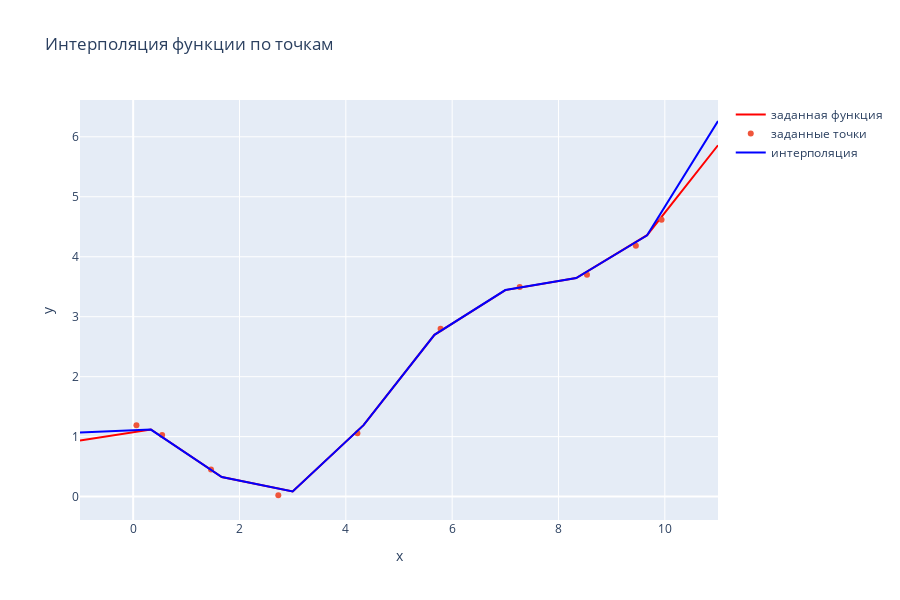

Write notebook code for a chart like this one.
### Code cell
# Create traces
fig = go.Figure()
fig.add_trace(go.Scatter(
                    x=newX,
                    y=newF,
                    mode='lines',
                    name='заданная функция',
                    line=dict(color='red')))
fig.add_trace(go.Scatter(
                    x=X,
                    y=F,
                    mode='markers',
                    name='заданные точки'))
fig.add_trace(go.Scatter(
                    x=newX,
                    y=iF,
                    mode='lines',
                    name='интерполяция',
                    line=dict(color='blue')))

# Edit the layout
fig.update_layout(title='Интерполяция функции по точкам',
                   xaxis_title='x',
                   yaxis_title='y')

fig.update_layout(
    width=900,
    height=600
    )

fig.show()

### Figure 1 — Plotly figure (JSON) as saved in the notebook; plotly's stock layout.template omitted (floating-point values rounded to 4 significant figures)
{"data": [{"line": {"color": "red"}, "mode": "lines", "name": "заданная функция", "type": "scatter", "x": [-1, 0.3333, 1.667, 3, 4.333, 5.667, 7, 8.333, 9.667, 11], "y": [0.9337, 1.119, 0.3275, 0.08462, 1.191, 2.698, 3.443, 3.645, 4.359, 5.859]}, {"mode": "markers", "name": "заданные точки", "type": "scatter", "x": [0.06156, 0.545, 1.464, 2.73, 4.218, 5.782, 7.27, 8.536, 9.455, 9.938], "y": [1.191, 1.029, 0.4541, 0.02263, 1.058, 2.801, 3.495, 3.699, 4.184, 4.617]}, {"line": {"color": "blue"}, "mode": "lines", "name": "интерполяция", "type": "scatter", "x": [-1, 0.3333, 1.667, 3, 4.333, 5.667, 7, 8.333, 9.667, 11], "y": [1.07, 1.118, 0.327, 0.08528, 1.191, 2.698, 3.444, 3.645, 4.358, 6.264]}], "layout": {"height": 600, "title": {"text": "Интерполяция функции по точкам"}, "width": 900, "xaxis": {"title": {"text": "x"}}, "yaxis": {"title": {"text": "y"}}}}
